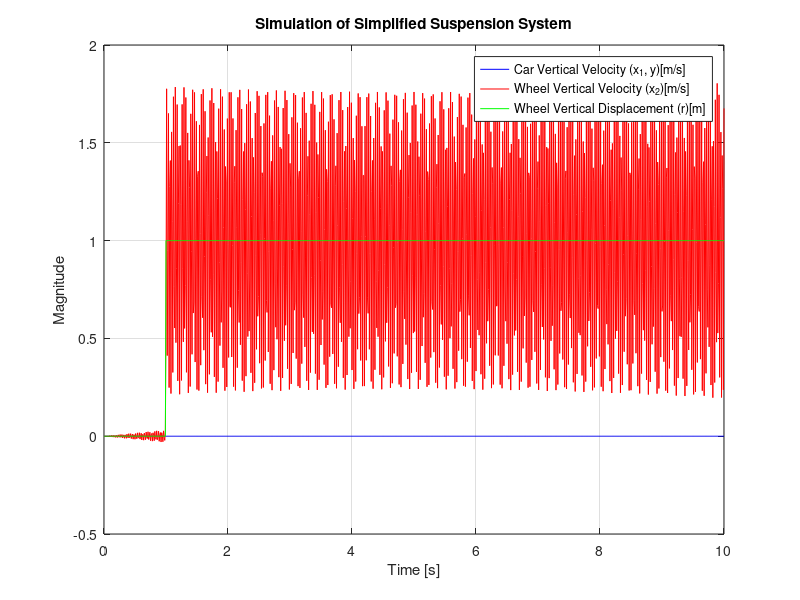

MATLAB code to generate this figure:
b = 1;
m1 = 10; % [kg]
m2 = 350; % [kg]
kw = 500000; % [Nm]
ks = 10000; % [Nm]

% % Original Suspension
% A = [-b/m2 -1/m2 b/m2 0; ks 0 -ks 0; b/m1 1/m1 -b/m1 -1/m1; 0 0 kw 0]; 
% B = [0; 0; 0; -kw];       
% C = [1 0 0 0];        
% D = [0];  

% Automatic Suspension
A = [0 0 0; 0 0 -1/m1; 0 kw 0]; 
B = [0 -1/m2; 0 1/m1; -kw 0];       
C = [1 0 0];        
D = [0];  

carSusSS = ss(A, B, C, D);

carSusTF = tf(carSusSS);
disp(carSusTF);

% plot(wheelDisplacement.time, wheelDisplacement.Data, 'b-', ...
%      carDisplacement.time, carDisplacement.Data, 'r-');

% xlabel('Time [s]');
% ylabel('Displacement [m]');
% legend('Wheel Displacement', 'Car Displacement');
% title(sprintf('b = %d, Wheel vs Car Displacement',b));
% grid on;

% Auto Sus Simulation

t = 0:0.01:10; 
r = zeros(size(t)); 
r(t >= 1) = 1;
% f = zeros(size(t)); 
% f(t >= 1) = 100;
f = 1 * sin(35.6 * 2 * pi * t);
u = [r; f];

[y, t, x] = lsim(carSusSS, u, t);
format longG
disp(eig(A));

% Plot the states
figure;
plot(t, x(:,1), 'b-', t, x(:,2), 'r-', t, r, 'g-');
xlabel('Time [s]');
ylabel('Magnitude');
legend('Car Vertical Velocity (x_1, y)[m/s]', 'Wheel Vertical Velocity (x_2)[m/s]', 'Wheel Vertical Displacement (r)[m]');
title('Simulation of Simplified Suspension System');
grid on;